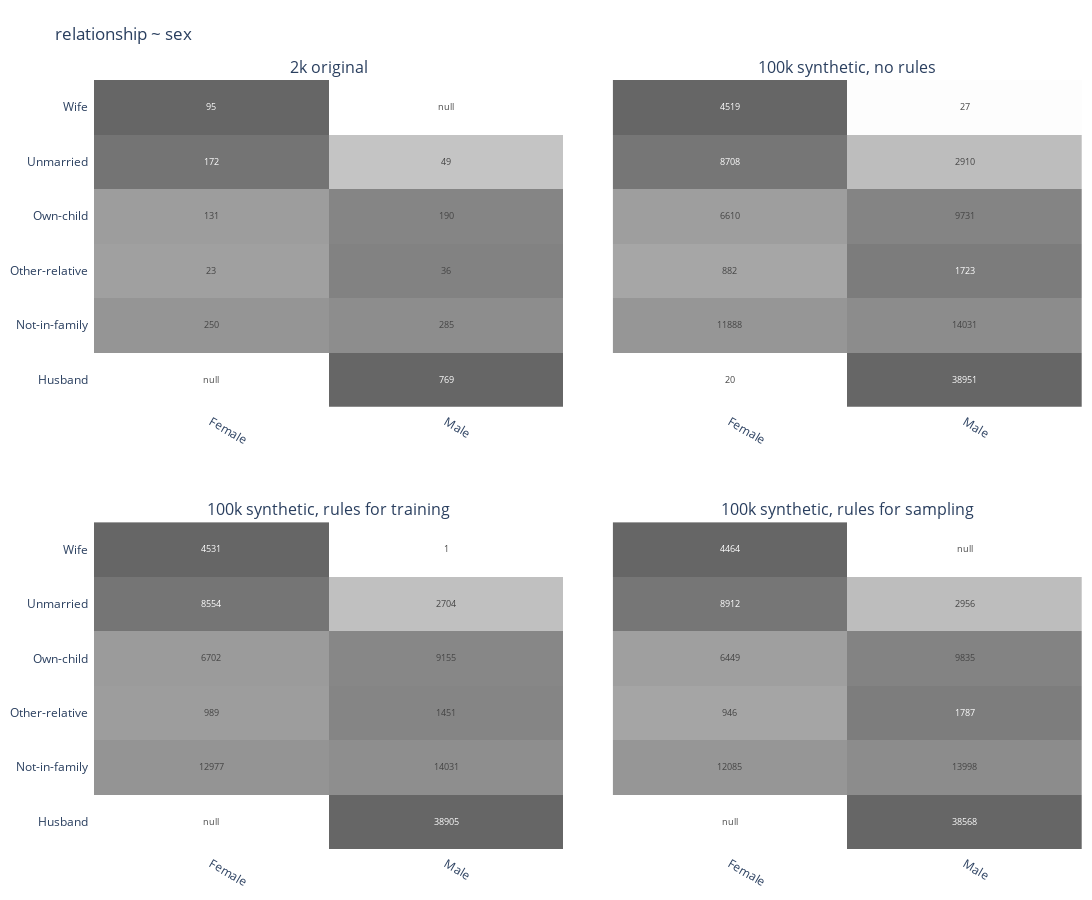

This figure's notebook cell:
### Code cell
fig = plot_heats('runs/0', 'relationship', 'sex')
fig.write_image("figures/adult_gender.png")
fig

### Figure 1 — Plotly figure (JSON) as saved in the notebook; plotly's stock layout.template omitted (floating-point values rounded to 4 significant figures)
{"data": [{"colorscale": [[0, "white"], [0.3333, "#A7A7A7"], [0.6667, "#7B7B7B"], [1, "#666666"]], "showscale": false, "text": [null, 769, 250, 285, 23, 36, 131, 190, 172, 49, 95, null], "textfont": {"size": 9}, "texttemplate": "%{text}", "type": "heatmap", "x": ["Female", "Male", "Female", "Male", "Female", "Male", "Female", "Male", "Female", "Male", "Female", "Male"], "xaxis": "x", "y": ["Husband", "Husband", "Not-in-family", "Not-in-family", "Other-relative", "Other-relative", "Own-child", "Own-child", "Unmarried", "Unmarried", "Wife", "Wife"], "yaxis": "y", "z": [null, 1, 0.4673, 0.5327, 0.3898, 0.6102, 0.4081, 0.5919, 0.7783, 0.2217, 1, null], "zmax": 1, "zmin": 0}, {"colorscale": [[0, "white"], [0.3333, "#A7A7A7"], [0.6667, "#7B7B7B"], [1, "#666666"]], "showscale": false, "text": [20, 38951, 11888, 14031, 882, 1723, 6610, 9731, 8708, 2910, 4519, 27], "textfont": {"size": 9}, "texttemplate": "%{text}", "type": "heatmap", "x": ["Female", "Male", "Female", "Male", "Female", "Male", "Female", "Male", "Female", "Male", "Female", "Male"], "xaxis": "x2", "y": ["Husband", "Husband", "Not-in-family", "Not-in-family", "Other-relative", "Other-relative", "Own-child", "Own-child", "Unmarried", "Unmarried", "Wife", "Wife"], "yaxis": "y2", "z": [0.0005132, 0.9995, 0.4587, 0.5413, 0.3386, 0.6614, 0.4045, 0.5955, 0.7495, 0.2505, 0.9941, 0.005939], "zmax": 1, "zmin": 0}, {"colorscale": [[0, "white"], [0.3333, "#A7A7A7"], [0.6667, "#7B7B7B"], [1, "#666666"]], "showscale": false, "text": [null, 38905, 12977, 14031, 989, 1451, 6702, 9155, 8554, 2704, 4531, 1], "textfont": {"size": 9}, "texttemplate": "%{text}", "type": "heatmap", "x": ["Female", "Male", "Female", "Male", "Female", "Male", "Female", "Male", "Female", "Male", "Female", "Male"], "xaxis": "x3", "y": ["Husband", "Husband", "Not-in-family", "Not-in-family", "Other-relative", "Other-relative", "Own-child", "Own-child", "Unmarried", "Unmarried", "Wife", "Wife"], "yaxis": "y3", "z": [null, 1, 0.4805, 0.5195, 0.4053, 0.5947, 0.4227, 0.5773, 0.7598, 0.2402, 0.9998, 0.0002207], "zmax": 1, "zmin": 0}, {"colorscale": [[0, "white"], [0.3333, "#A7A7A7"], [0.6667, "#7B7B7B"], [1, "#666666"]], "showscale": false, "text": [null, 38568, 12085, 13998, 946, 1787, 6449, 9835, 8912, 2956, 4464, null], "textfont": {"size": 9}, "texttemplate": "%{text}", "type": "heatmap", "x": ["Female", "Male", "Female", "Male", "Female", "Male", "Female", "Male", "Female", "Male", "Female", "Male"], "xaxis": "x4", "y": ["Husband", "Husband", "Not-in-family", "Not-in-family", "Other-relative", "Other-relative", "Own-child", "Own-child", "Unmarried", "Unmarried", "Wife", "Wife"], "yaxis": "y4", "z": [null, 1, 0.4633, 0.5367, 0.3461, 0.6539, 0.396, 0.604, 0.7509, 0.2491, 1, null], "zmax": 1, "zmin": 0}], "layout": {"annotations": [{"font": {"size": 16}, "showarrow": false, "text": "2k original", "x": 0.2375, "xanchor": "center", "xref": "paper", "y": 1, "yanchor": "bottom", "yref": "paper"}, {"font": {"size": 16}, "showarrow": false, "text": "100k synthetic, no rules", "x": 0.7625, "xanchor": "center", "xref": "paper", "y": 1, "yanchor": "bottom", "yref": "paper"}, {"font": {"size": 16}, "showarrow": false, "text": "100k synthetic, rules for training", "x": 0.2375, "xanchor": "center", "xref": "paper", "y": 0.425, "yanchor": "bottom", "yref": "paper"}, {"font": {"size": 16}, "showarrow": false, "text": "100k synthetic, rules for sampling", "x": 0.7625, "xanchor": "center", "xref": "paper", "y": 0.425, "yanchor": "bottom", "yref": "paper"}], "autosize": false, "height": 900, "margin": {"b": 10, "l": 10, "pad": 5, "r": 10, "t": 80}, "plot_bgcolor": "rgba(0, 0, 0, 0)", "showlegend": false, "title": {"text": "relationship ~ sex"}, "width": 1100, "xaxis": {"anchor": "y", "autorange": true, "domain": [0, 0.475], "matches": "x3", "range": [-0.5, 1.5], "showticklabels": true, "tickangle": 30, "type": "category"}, "xaxis2": {"anchor": "y2", "autorange": true, "domain": [0.525, 1], "matches": "x4", "range": [-0.5, 1.5], "showticklabels": true, "tickangle": 30, "type": "category"}, "xaxis3": {"anchor": "y3", "autorange": true, "domain": [0, 0.475], "range": [-0.5, 1.5], "showticklabels": true, "tickangle": 30, "type": "category"}, "xaxis4": {"anchor": "y4", "autorange": true, "domain": [0.525, 1], "range": [-0.5, 1.5], "showticklabels": true, "tickangle": 30, "type": "category"}, "yaxis": {"anchor": "x", "autorange": true, "domain": [0.575, 1], "range": [-0.5, 5.5], "type": "category"}, "yaxis2": {"anchor": "x2", "autorange": true, "domain": [0.575, 1], "matches": "y", "range": [-0.5, 5.5], "showticklabels": false, "type": "category"}, "yaxis3": {"anchor": "x3", "autorange": true, "domain": [0, 0.425], "range": [-0.5, 5.5], "type": "category"}, "yaxis4": {"anchor": "x4", "autorange": true, "domain": [0, 0.425], "matches": "y3", "range": [-0.5, 5.5], "showticklabels": false, "type": "category"}}}
